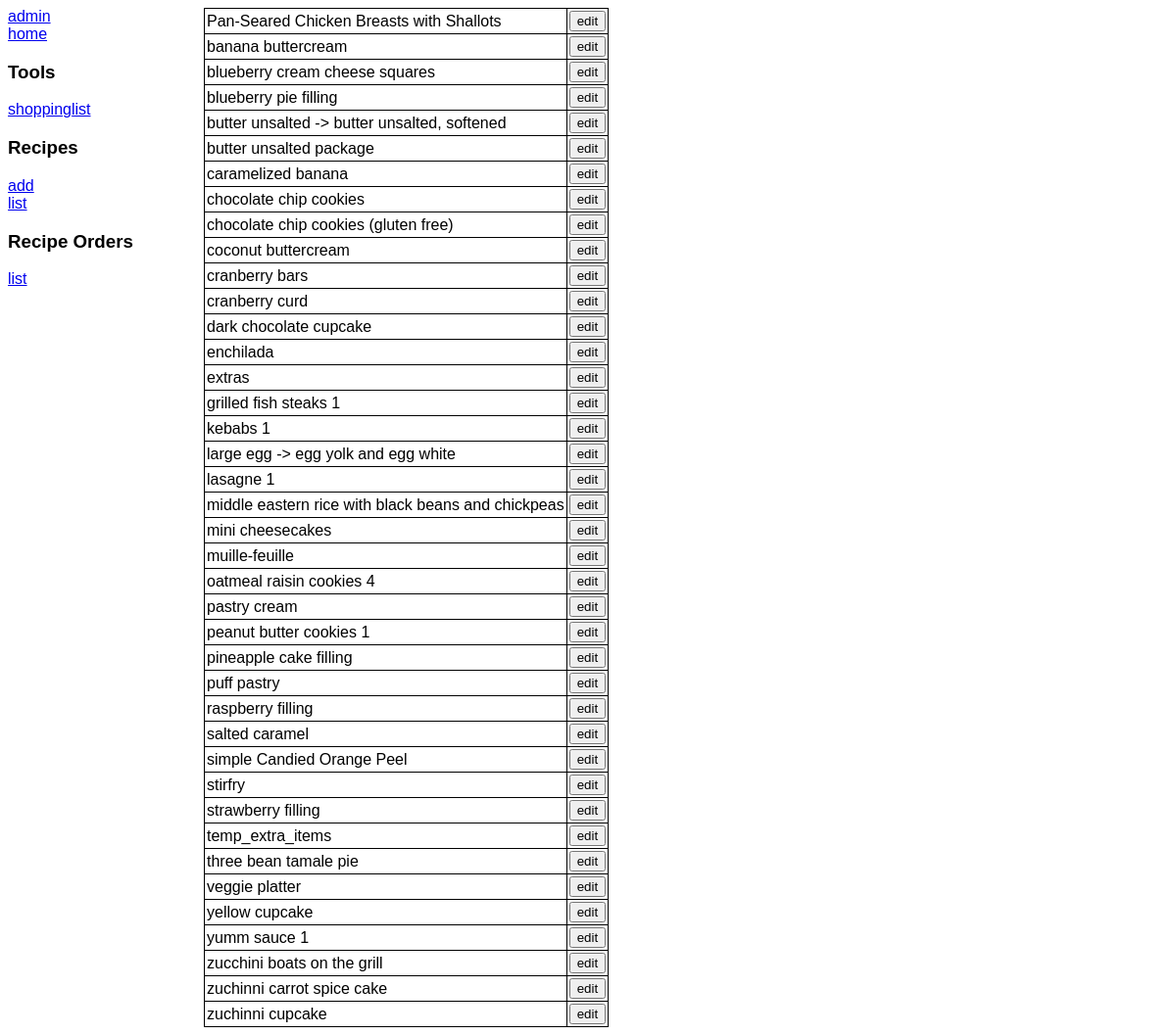
/kitchen/recipe_list/, run on the app's committed database.
### kitchen/models.py (models this page shows, shortened)
class Recipe(models.Model):
    name = models.CharField(max_length=256)
    source = models.CharField(max_length=256, blank=True)
    lcm = models.FloatField(default=1.0)
    ingredients = models.ManyToManyField(Item, through='Ingredient')
    text = models.TextField(blank=True)
    class Meta:
        ordering = ('name',)

### kitchen/views.py (the view)
# urls.py: url(r'recipe_list/$',           views.recipe_list,       name='recipe_list'),
def recipe_list(request):
    recipes = Recipe.objects.all()
    return render(request, 'kitchen/recipe_list.html', {'recipes':recipes})

### kitchen/templates/kitchen/recipe_list.html (shortened to what this page needs)
<html>
{% extends "kitchen/base.html" %}
{% block content %}
<table>
{% for r in recipes %}
<tr>
	<td>{{ r.name }}</td>
	<td>
		<form action="{% url 'kitchen:recipe_edit' r.id %}" method="post">
			<input type="submit" value="edit">
		</form>
	</td>
</tr>
{% endfor %}
</table>
{% endblock %}

### kitchen/static/kitchen/style.css (style rules this page uses)
body { font-family: arial; }
table, td, th { border: 1px solid black; border-collapse: collapse; }
td, th { padding: 2px; }

### data on the page
Recipe: name "Pan-Seared Chicken Breasts with Shallots"
Recipe: name "banana buttercream"
Recipe: name "blueberry cream cheese squares"
Recipe: name "blueberry pie filling"
Recipe: name "butter unsalted -> butter unsalted, softened"
Recipe: name "butter unsalted package"
Recipe: name "caramelized banana"
Recipe: name "chocolate chip cookies"
Recipe: name "chocolate chip cookies (gluten free)"
Recipe: name "coconut buttercream"
Recipe: name "cranberry bars"
Recipe: name "cranberry curd"
Recipe: name "dark chocolate cupcake"
Recipe: name "enchilada"
Recipe: name "extras"
Recipe: name "grilled fish steaks 1"
Recipe: name "kebabs 1"
Recipe: name "large egg -> egg yolk and egg white"
Recipe: name "lasagne 1"
Recipe: name "middle eastern rice with black beans and chickpeas"
Recipe: name "mini cheesecakes"
Recipe: name "muille-feuille"
Recipe: name "oatmeal raisin cookies 4"
Recipe: name "pastry cream"
Recipe: name "peanut butter cookies 1"
Recipe: name "pineapple cake filling"
Recipe: name "puff pastry"
Recipe: name "raspberry filling"
Recipe: name "salted caramel"
Recipe: name "simple Candied Orange Peel"
Recipe: name "stirfry"
Recipe: name "strawberry filling"
Recipe: name "temp_extra_items"
Recipe: name "three bean tamale pie"
Recipe: name "veggie platter"
Recipe: name "yellow cupcake"
Recipe: name "yumm sauce 1"
Recipe: name "zucchini boats on the grill"
Recipe: name "zuchinni carrot spice cake"
Recipe: name "zuchinni cupcake"
